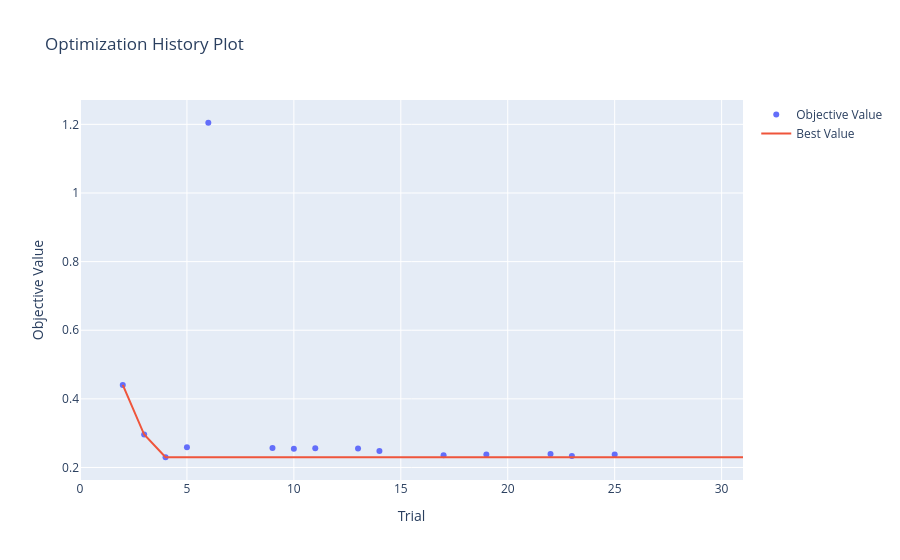
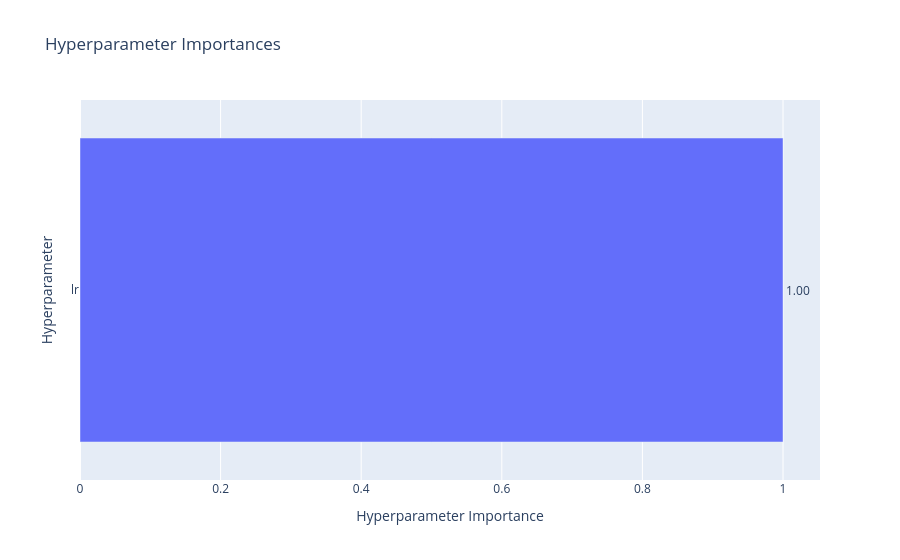
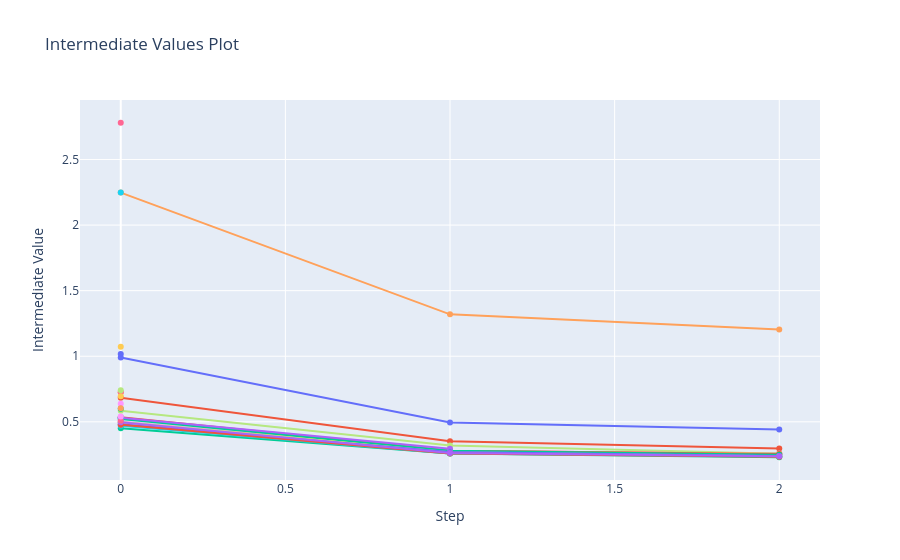
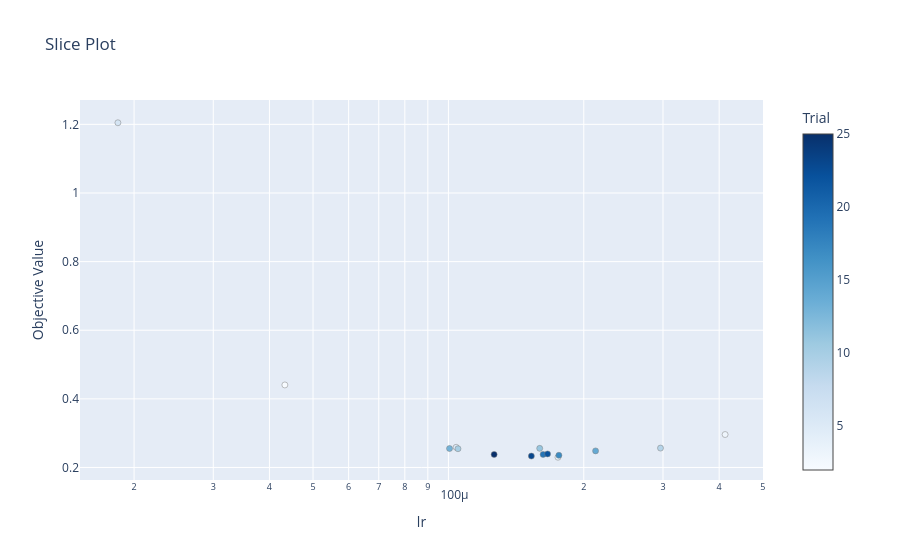

Write notebook code for charts like these, in order.
### Code cell
clear_gpu()
base_model_study_full_tr = optuna.create_study(
    study_name="deit_base_full_loss_lr_only",  
    storage="sqlite:///optuna.db",
    load_if_exists=True,
    direction='minimize',
    sampler=optuna.samplers.TPESampler(n_startup_trials=N_STARTUP_TRIALS, seed=RANDOM_STATE),
    pruner=optuna.pruners.MedianPruner(n_startup_trials=N_MEDIAN_PRUNER_STARTUP),
)

# base_model_study_full_tr.optimize(lambda t: objective(
#     model_name=BASE_MODEL_NAME,
#     id2label=ID2LABEL,
#     label2id=LABEL2ID,
#     train_loader=train_loader,
#     val_loader=val_loader,
#     search_epochs=SEARCH_EPOCHS,
#     random_state=RANDOM_STATE,
#     trial=t
#     ), 
#     n_trials=TRIALS_NUM, 
#     callbacks=[MaxTrialsCallback(TRIALS_NUM, states=(TrialState.COMPLETE, TrialState.PRUNED))]
# )

print(base_model_study_full_tr.best_params)
plot_optimization_history(base_model_study_full_tr).show()   # best validation loss improving over trials
plot_param_importances(base_model_study_full_tr).show()      # which hyperparameter mattered most
plot_intermediate_values(base_model_study_full_tr).show()         # learning curve per trial, pruned ones cut short
plot_slice(base_model_study_full_tr).show()                  # loss vs each hyperparameter's value

### Figure 1 — Plotly figure (JSON) as saved in the notebook; plotly's stock layout.template omitted (floating-point values rounded to 4 significant figures)
{"data": [{"mode": "markers", "name": "Objective Value", "type": "scatter", "x": [2, 3, 4, 5, 6, 9, 10, 11, 13, 14, 17, 19, 22, 23, 25], "y": [0.4406, 0.296, 0.2298, 0.2589, 1.205, 0.2566, 0.2547, 0.2557, 0.2553, 0.2484, 0.2356, 0.2381, 0.2396, 0.2333, 0.238]}, {"mode": "lines", "name": "Best Value", "type": "scatter", "x": [0, 1, 2, 3, 4, 5, 6, 7, 8, 9, 10, 11, 12, 13, 14, 15, 16, 17, 18, 19, 20, 21, 22, 23, 24, 25, 26, 27, 28, 29, 30, 31], "y": [null, null, 0.4406, 0.296, 0.2298, 0.2298, 0.2298, 0.2298, 0.2298, 0.2298, 0.2298, 0.2298, 0.2298, 0.2298, 0.2298, 0.2298, 0.2298, 0.2298, 0.2298, 0.2298, 0.2298, 0.2298, 0.2298, 0.2298, 0.2298, 0.2298, 0.2298, 0.2298, 0.2298, 0.2298, 0.2298, 0.2298]}, {"marker": {"color": "#cccccc"}, "mode": "markers", "name": "Infeasible Trial", "showlegend": false, "type": "scatter", "x": [], "y": []}], "layout": {"title": {"text": "Optimization History Plot"}, "xaxis": {"title": {"text": "Trial"}}, "yaxis": {"title": {"text": "Objective Value"}}}}

### Figure 2 — Plotly figure (JSON) as saved in the notebook; plotly's stock layout.template omitted (floating-point values rounded to 4 significant figures)
{"data": [{"cliponaxis": false, "hovertemplate": ["lr (FloatDistribution): 1.0<extra></extra>"], "name": "Objective Value", "orientation": "h", "text": ["1.00"], "textposition": "outside", "type": "bar", "x": [1], "y": ["lr"]}], "layout": {"title": {"text": "Hyperparameter Importances"}, "xaxis": {"title": {"text": "Hyperparameter Importance"}}, "yaxis": {"title": {"text": "Hyperparameter"}}}}

### Figure 3 — Plotly figure (JSON) as saved in the notebook; plotly's stock layout.template omitted (floating-point values rounded to 4 significant figures)
{"data": [{"marker": {"maxdisplayed": 10}, "mode": "lines+markers", "name": "Trial2", "type": "scatter", "x": [0, 1, 2], "y": [0.9902, 0.4941, 0.4406]}, {"marker": {"maxdisplayed": 10}, "mode": "lines+markers", "name": "Trial3", "type": "scatter", "x": [0, 1, 2], "y": [0.6838, 0.3525, 0.296]}, {"marker": {"maxdisplayed": 10}, "mode": "lines+markers", "name": "Trial4", "type": "scatter", "x": [0, 1, 2], "y": [0.4504, 0.2591, 0.2298]}, {"marker": {"maxdisplayed": 10}, "mode": "lines+markers", "name": "Trial5", "type": "scatter", "x": [0, 1, 2], "y": [0.5285, 0.2769, 0.2589]}, {"marker": {"maxdisplayed": 10}, "mode": "lines+markers", "name": "Trial6", "type": "scatter", "x": [0, 1, 2], "y": [2.248, 1.32, 1.205]}, {"marker": {"maxdisplayed": 10}, "mode": "lines+markers", "name": "Trial7", "type": "scatter", "x": [0], "y": [2.248]}, {"marker": {"maxdisplayed": 10}, "mode": "lines+markers", "name": "Trial8", "type": "scatter", "x": [0], "y": [2.78]}, {"marker": {"maxdisplayed": 10}, "mode": "lines+markers", "name": "Trial9", "type": "scatter", "x": [0, 1, 2], "y": [0.5843, 0.3188, 0.2566]}, {"marker": {"maxdisplayed": 10}, "mode": "lines+markers", "name": "Trial10", "type": "scatter", "x": [0, 1, 2], "y": [0.5018, 0.2803, 0.2547]}, {"marker": {"maxdisplayed": 10}, "mode": "lines+markers", "name": "Trial11", "type": "scatter", "x": [0, 1, 2], "y": [0.4943, 0.2779, 0.2557]}, {"marker": {"maxdisplayed": 10}, "mode": "lines+markers", "name": "Trial12", "type": "scatter", "x": [0], "y": [1.017]}, {"marker": {"maxdisplayed": 10}, "mode": "lines+markers", "name": "Trial13", "type": "scatter", "x": [0, 1, 2], "y": [0.5343, 0.2796, 0.2553]}, {"marker": {"maxdisplayed": 10}, "mode": "lines+markers", "name": "Trial14", "type": "scatter", "x": [0, 1, 2], "y": [0.521, 0.2799, 0.2484]}, {"marker": {"maxdisplayed": 10}, "mode": "lines+markers", "name": "Trial15", "type": "scatter", "x": [0, 1], "y": [0.5307, 0.2946]}, {"marker": {"maxdisplayed": 10}, "mode": "lines+markers", "name": "Trial16", "type": "scatter", "x": [0], "y": [0.7261]}, {"marker": {"maxdisplayed": 10}, "mode": "lines+markers", "name": "Trial17", "type": "scatter", "x": [0, 1, 2], "y": [0.4706, 0.2576, 0.2356]}, {"marker": {"maxdisplayed": 10}, "mode": "lines+markers", "name": "Trial18", "type": "scatter", "x": [0], "y": [0.7262]}, {"marker": {"maxdisplayed": 10}, "mode": "lines+markers", "name": "Trial19", "type": "scatter", "x": [0, 1, 2], "y": [0.499, 0.2674, 0.2381]}, {"marker": {"maxdisplayed": 10}, "mode": "lines+markers", "name": "Trial20", "type": "scatter", "x": [0], "y": [0.638]}, {"marker": {"maxdisplayed": 10}, "mode": "lines+markers", "name": "Trial21", "type": "scatter", "x": [0], "y": [0.6949]}, {"marker": {"maxdisplayed": 10}, "mode": "lines+markers", "name": "Trial22", "type": "scatter", "x": [0, 1, 2], "y": [0.4814, 0.2705, 0.2396]}, {"marker": {"maxdisplayed": 10}, "mode": "lines+markers", "name": "Trial23", "type": "scatter", "x": [0, 1, 2], "y": [0.4785, 0.2578, 0.2333]}, {"marker": {"maxdisplayed": 10}, "mode": "lines+markers", "name": "Trial24", "type": "scatter", "x": [0], "y": [0.5993]}, {"marker": {"maxdisplayed": 10}, "mode": "lines+markers", "name": "Trial25", "type": "scatter", "x": [0, 1, 2], "y": [0.4971, 0.2621, 0.238]}, {"marker": {"maxdisplayed": 10}, "mode": "lines+markers", "name": "Trial26", "type": "scatter", "x": [0], "y": [0.6033]}, {"marker": {"maxdisplayed": 10}, "mode": "lines+markers", "name": "Trial27", "type": "scatter", "x": [0], "y": [0.5338]}, {"marker": {"maxdisplayed": 10}, "mode": "lines+markers", "name": "Trial28", "type": "scatter", "x": [0], "y": [0.5081]}, {"marker": {"maxdisplayed": 10}, "mode": "lines+markers", "name": "Trial29", "type": "scatter", "x": [0], "y": [0.74]}, {"marker": {"maxdisplayed": 10}, "mode": "lines+markers", "name": "Trial30", "type": "scatter", "x": [0], "y": [0.5409]}, {"marker": {"maxdisplayed": 10}, "mode": "lines+markers", "name": "Trial31", "type": "scatter", "x": [0], "y": [1.072]}], "layout": {"showlegend": false, "title": {"text": "Intermediate Values Plot"}, "xaxis": {"title": {"text": "Step"}}, "yaxis": {"title": {"text": "Intermediate Value"}}}}

### Figure 4 — Plotly figure (JSON) as saved in the notebook; plotly's stock layout.template omitted (floating-point values rounded to 4 significant figures)
{"data": [{"marker": {"color": [2, 3, 4, 5, 6, 9, 10, 11, 13, 14, 17, 19, 22, 23, 25], "colorbar": {"title": {"text": "Trial"}, "x": 1, "xpad": 40}, "colorscale": [[0, "rgb(247,251,255)"], [0.125, "rgb(222,235,247)"], [0.25, "rgb(198,219,239)"], [0.375, "rgb(158,202,225)"], [0.5, "rgb(107,174,214)"], [0.625, "rgb(66,146,198)"], [0.75, "rgb(33,113,181)"], [0.875, "rgb(8,81,156)"], [1, "rgb(8,48,107)"]], "line": {"color": "Grey", "width": 0.5}}, "mode": "markers", "name": "Feasible Trial", "showlegend": false, "type": "scatter", "x": [4.328e-05, 0.0004123, 0.0001752, 0.000104, 1.841e-05, 0.0002962, 0.000105, 0.0001596, 0.0001006, 0.0002124, 0.0001761, 0.0001624, 0.0001662, 0.0001529, 0.0001264], "y": [0.4406, 0.296, 0.2298, 0.2589, 1.205, 0.2566, 0.2547, 0.2557, 0.2553, 0.2484, 0.2356, 0.2381, 0.2396, 0.2333, 0.238]}], "layout": {"title": {"text": "Slice Plot"}, "xaxis": {"title": {"text": "lr"}, "type": "log"}, "yaxis": {"title": {"text": "Objective Value"}}}}
